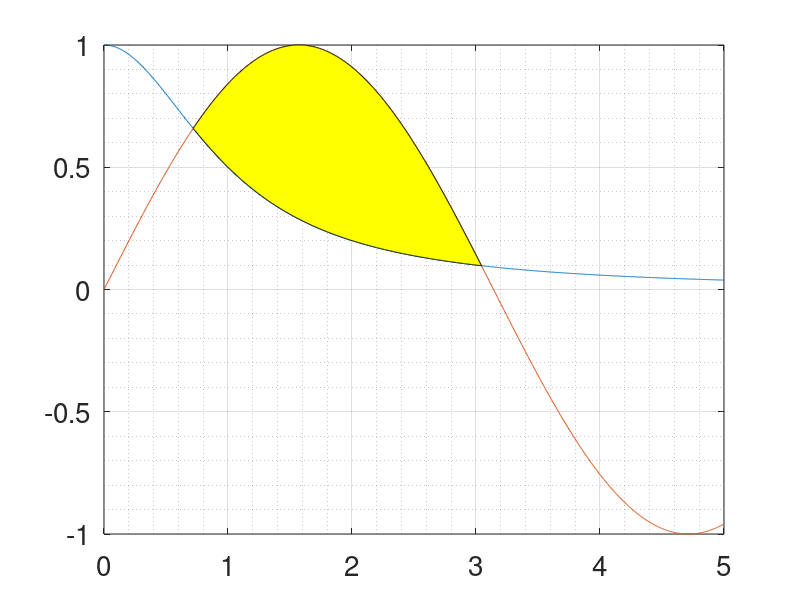

The MATLAB script that drew this image:
f1 = @(x)   1 ./ (1 + x.^2);
f2 = @(x)   sin(x);

a = 0.001;
b = 5;
N = 1000;

x = linspace(a, b, N);

figure(1);
clf;
plot(x, f1(x));
grid on;
grid minor;
hold on;

plot(x, f2(x));

f21 = @(x) f2(x) - f1(x);

for i = 1:(N-1)
    try
        xL = fzero(f21, [x(i), x(i+1)]);
        break
    catch
    end
end

for i = N:-1:2
    try
        xR = fzero(f21, [x(i-1), x(i)]);
        break
    catch
    end
end

xLR = linspace(xL, xR, N);
xRL = flip(xLR);

yLR = f2(xLR);
yRL = f1(xRL);

xi = [xLR, xRL];
yi = [yLR, yRL];

fill(xi, yi, 'y');

format long;
quadgk(f21, xL, xR)
set(findall(gcf,'-property','FontSize'),'FontSize',20)
















